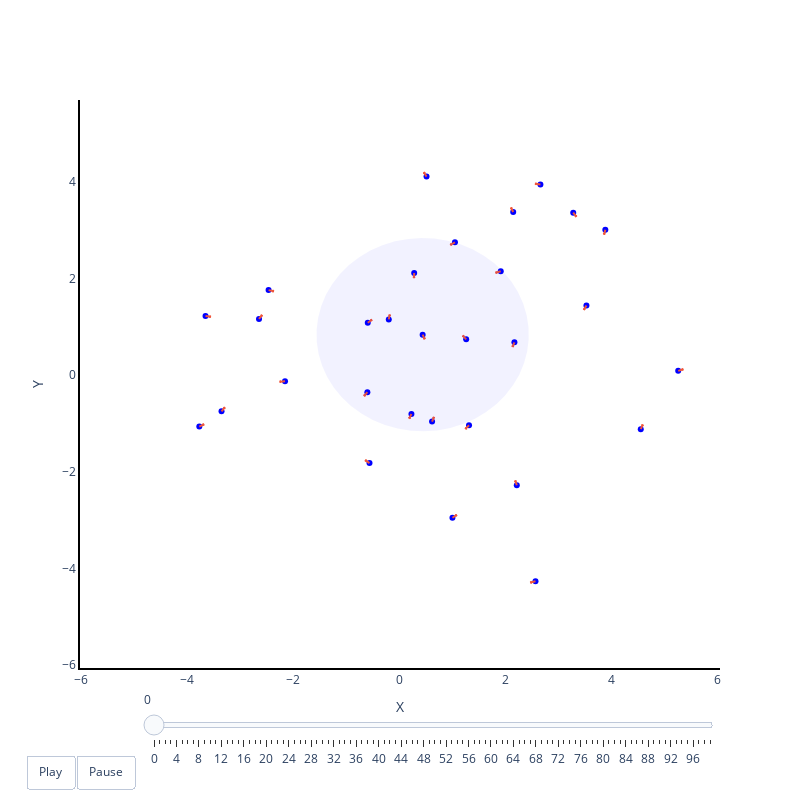

The code cell stored with this chart in its notebook:
### Markdown cell above
With plotly instead matplotlib generating a html.

### Code cell
time_range = range(ps.shape[0]) 
ids = True  # Si quieres mostrar las IDs
robotVision = 0  # Indice del robot para mostrar el arco de visión
x_axis_range = [np.min(ps[:,:,0])-0.5, np.max(ps[:,:,0])+0.5] 
y_axis_range = [np.min(ps[:,:,1])-0.5, np.max(ps[:,:,1])+0.5]
entropias=[]
# Crear la figura
fig = go.Figure()

# Añadir frames
frames = []
for time in time_range:
    instante = ps[time]
    x = instante[:, 0]
    y = instante[:, 1]
    angle = instante[:, 2]

    # Scatter plot para puntos
    scatter = go.Scatter(x=x, y=y, mode='markers', marker=dict(color='blue'), showlegend=False)

    # Quiver plot para vectores
    quiver = ff.create_quiver(x, y, np.cos(angle), np.sin(angle), showlegend=False)
    annotations = []

    vision_arc = None
    if robotVision is not None:
        vision_radius = radio
        field_of_view = anguloVision
        xrobot = x[robotVision]
        yrobot = y[robotVision]
        orientation = angle[robotVision]
        arc_points = [[xrobot, yrobot]]
        num_points = 50
        for i in range(num_points + 1):
            angulos = orientation + field_of_view / 2 - (i / num_points) * field_of_view
            arc_points.append([xrobot + vision_radius * np.cos(angulos), yrobot + vision_radius * np.sin(angulos)])
        arc_points.append([xrobot, yrobot])
        arc_points = np.array(arc_points)

        vision_arc = go.Scatter(x=arc_points[:, 0], y=arc_points[:, 1], mode='none',
                                fill='toself', fillcolor='rgba(0,0,255,0.05)', showlegend=False)

    # Crear el frame y añadirlo a la lista de frames
    frame_data = [scatter] + list(quiver.data)
    if vision_arc:
        frame_data.append(vision_arc)
    robots=fu.calculate_robots_in_field_vision(time,robotVision,radio,anguloVision,)
    for i in range(len(x)):
        if i in robots:
            annotations.append(dict(
                x=x[i],
                y=y[i]+0.3,
                text=str(i),
                showarrow=False,
                font=dict(color='red')
            ))
        else:
            annotations.append(dict(
                x=x[i],
                y=y[i]+0.3,
                text=str(i),
                showarrow=False,
                font=dict(color='blue')
            ))
    # scatter2 = go.Scatter(x=x[robots], y=y[robots], mode='markers', marker=dict(color='red'), showlegend=False)
    # frame_data.append(scatter2)
    robots.append(robotVision)
    puntos=ps[time,robots,:2]
    x=fu.calculaDiagramaPersistencia(puntos,0)
    xL = DiagramSelector(use=True).fit_transform([x]) 
    if len(robots) < 3:
        entropia = None
    else:
        entropia = fu.relative_entropy(xL[0])
    frames.append(go.Frame(data=frame_data, name=str(time), layout=dict(annotations=annotations, title=f'Point cloud in time: {time}. Persistent entropy of robot {robotVision}: {entropia}')))

fig.update(frames=frames)

initial_frame = frames[0]
fig.add_traces(initial_frame.data)
fig.update_layout(
    xaxis_title='X',
    yaxis_title='Y',
    hovermode='closest',
    width=800,
    height=800,
    xaxis=dict(range=x_axis_range, showline=True, linewidth=2, linecolor='black'),
    yaxis=dict(range=y_axis_range, showline=True, linewidth=2, linecolor='black'),
    # paper_bgcolor='white',  # Fondo blanco para toda la figura
    plot_bgcolor='white',
    updatemenus=[{
        "buttons": [
            {
                "args": [None, {"frame": {"duration": 1000, "redraw": True}, "fromcurrent": True}],
                "label": "Play",
                "method": "animate"
            },
            {
                "args": [[None], {"frame": {"duration": 0, "redraw": True}, "mode": "immediate", "transition": {"duration": 0}}],
                "label": "Pause",
                "method": "animate"
            }
        ],
        "direction": "left",
        "pad": {"r": 10, "t": 87},
        "showactive": False,
        "type": "buttons",
        "x": 0.1,
        "xanchor": "right",
        "y": 0,
        "yanchor": "top"
    }]
)

fig.update_layout(sliders=[{
    "steps": [
        {
            "args": [[f.name], {"frame": {"duration": 0, "redraw": True}, "mode": "immediate", "transition": {"duration": 0}}],
            "label": f.name,
            "method": "animate"
        } for f in frames
    ],
    "transition": {"duration": 0},
    "x": 0.1,
    "len": 0.9
}])

fig.write_html('RobotMovementPlotly.html')
fig.show()

### Figure 1 — Plotly figure (JSON) as saved in the notebook; plotly's stock layout.template omitted (floating-point values rounded to 4 significant figures; data arrays with more than 128 entries replaced by an {"elided": "..."} marker saying what was removed)
{"data": [{"marker": {"color": "blue"}, "mode": "markers", "showlegend": false, "type": "scatter", "x": [0.4393, 1.048, 0.5128, 0.2799, -0.5946, 1.313, -0.5617, 2.565, 4.548, -2.153, 2.145, 0.2281, 0.6169, 3.881, -3.349, -3.651, -3.767, 2.658, 2.213, 3.276, 5.253, 1.91, -0.1985, 2.168, -2.462, 1.259, -2.643, 3.524, 1.001, -0.6019], "y": [0.8356, 2.745, 4.105, 2.111, 1.081, -1.041, -1.822, -4.265, -1.119, -0.1294, 3.371, -0.8073, -0.9639, 3.006, -0.7504, 1.222, -1.067, 3.942, -2.28, 3.359, 0.08684, 2.146, 1.15, 0.6761, 1.757, 0.7382, 1.16, 1.438, -2.953, -0.3543]}, {"mode": "lines", "showlegend": false, "type": "scatter", "x": {"elided": "210 float values"}, "y": {"elided": "210 float values"}}, {"fill": "toself", "fillcolor": "rgba(0,0,255,0.05)", "mode": "none", "showlegend": false, "type": "scatter", "x": [0.4393, -0.3209, -0.08307, 0.163, 0.4135, 0.6643, 0.9116, 1.151, 1.38, 1.594, 1.789, 1.964, 2.114, 2.238, 2.333, 2.399, 2.434, 2.437, 2.409, 2.349, 2.26, 2.142, 1.997, 1.827, 1.636, 1.425, 1.2, 0.9617, 0.7156, 0.4652, 0.2143, -0.03297, -0.2728, -0.5014, -0.7152, -0.9108, -1.085, -1.235, -1.359, -1.455, -1.52, -1.555, -1.558, -1.53, -1.471, -1.381, -1.263, -1.118, -0.9485, -0.7571, -0.5468, -0.3209, 0.4393], "y": [0.8356, 2.685, 2.766, 2.816, 2.835, 2.823, 2.779, 2.705, 2.601, 2.469, 2.311, 2.13, 1.929, 1.71, 1.478, 1.236, 0.987, 0.7358, 0.4863, 0.2422, 0.007515, -0.2141, -0.4192, -0.6045, -0.7671, -0.9044, -1.014, -1.095, -1.145, -1.164, -1.152, -1.108, -1.033, -0.9293, -0.7975, -0.6399, -0.4591, -0.2578, -0.03929, 0.193, 0.4355, 0.6842, 0.9354, 1.185, 1.429, 1.664, 1.885, 2.09, 2.276, 2.438, 2.576, 2.685, 0.8356]}], "layout": {"height": 800, "hovermode": "closest", "plot_bgcolor": "white", "sliders": [{"len": 0.9, "steps": [{"args": [["0"], {"frame": {"duration": 0, "redraw": true}, "mode": "immediate", "transition": {"duration": 0}}], "label": "0", "method": "animate"}, {"args": [["1"], {"frame": {"duration": 0, "redraw": true}, "mode": "immediate", "transition": {"duration": 0}}], "label": "1", "method": "animate"}, {"args": [["2"], {"frame": {"duration": 0, "redraw": true}, "mode": "immediate", "transition": {"duration": 0}}], "label": "2", "method": "animate"}, {"args": [["3"], {"frame": {"duration": 0, "redraw": true}, "mode": "immediate", "transition": {"duration": 0}}], "label": "3", "method": "animate"}, {"args": [["4"], {"frame": {"duration": 0, "redraw": true}, "mode": "immediate", "transition": {"duration": 0}}], "label": "4", "method": "animate"}, {"args": [["5"], {"frame": {"duration": 0, "redraw": true}, "mode": "immediate", "transition": {"duration": 0}}], "label": "5", "method": "animate"}, {"args": [["6"], {"frame": {"duration": 0, "redraw": true}, "mode": "immediate", "transition": {"duration": 0}}], "label": "6", "method": "animate"}, {"args": [["7"], {"frame": {"duration": 0, "redraw": true}, "mode": "immediate", "transition": {"duration": 0}}], "label": "7", "method": "animate"}, {"args": [["8"], {"frame": {"duration": 0, "redraw": true}, "mode": "immediate", "transition": {"duration": 0}}], "label": "8", "method": "animate"}, {"args": [["9"], {"frame": {"duration": 0, "redraw": true}, "mode": "immediate", "transition": {"duration": 0}}], "label": "9", "method": "animate"}, {"args": [["10"], {"frame": {"duration": 0, "redraw": true}, "mode": "immediate", "transition": {"duration": 0}}], "label": "10", "method": "animate"}, {"args": [["11"], {"frame": {"duration": 0, "redraw": true}, "mode": "immediate", "transition": {"duration": 0}}], "label": "11", "method": "animate"}, {"args": [["12"], {"frame": {"duration": 0, "redraw": true}, "mode": "immediate", "transition": {"duration": 0}}], "label": "12", "method": "animate"}, {"args": [["13"], {"frame": {"duration": 0, "redraw": true}, "mode": "immediate", "transition": {"duration": 0}}], "label": "13", "method": "animate"}, {"args": [["14"], {"frame": {"duration": 0, "redraw": true}, "mode": "immediate", "transition": {"duration": 0}}], "label": "14", "method": "animate"}, {"args": [["15"], {"frame": {"duration": 0, "redraw": true}, "mode": "immediate", "transition": {"duration": 0}}], "label": "15", "method": "animate"}, {"args": [["16"], {"frame": {"duration": 0, "redraw": true}, "mode": "immediate", "transition": {"duration": 0}}], "label": "16", "method": "animate"}, {"args": [["17"], {"frame": {"duration": 0, "redraw": true}, "mode": "immediate", "transition": {"duration": 0}}], "label": "17", "method": "animate"}, {"args": [["18"], {"frame": {"duration": 0, "redraw": true}, "mode": "immediate", "transition": {"duration": 0}}], "label": "18", "method": "animate"}, {"args": [["19"], {"frame": {"duration": 0, "redraw": true}, "mode": "immediate", "transition": {"duration": 0}}], "label": "19", "method": "animate"}, {"args": [["20"], {"frame": {"duration": 0, "redraw": true}, "mode": "immediate", "transition": {"duration": 0}}], "label": "20", "method": "animate"}, {"args": [["21"], {"frame": {"duration": 0, "redraw": true}, "mode": "immediate", "transition": {"duration": 0}}], "label": "21", "method": "animate"}, {"args": [["22"], {"frame": {"duration": 0, "redraw": true}, "mode": "immediate", "transition": {"duration": 0}}], "label": "22", "method": "animate"}, {"args": [["23"], {"frame": {"duration": 0, "redraw": true}, "mode": "immediate", "transition": {"duration": 0}}], "label": "23", "method": "animate"}, {"args": [["24"], {"frame": {"duration": 0, "redraw": true}, "mode": "immediate", "transition": {"duration": 0}}], "label": "24", "method": "animate"}, {"args": [["25"], {"frame": {"duration": 0, "redraw": true}, "mode": "immediate", "transition": {"duration": 0}}], "label": "25", "method": "animate"}, {"args": [["26"], {"frame": {"duration": 0, "redraw": true}, "mode": "immediate", "transition": {"duration": 0}}], "label": "26", "method": "animate"}, {"args": [["27"], {"frame": {"duration": 0, "redraw": true}, "mode": "immediate", "transition": {"duration": 0}}], "label": "27", "method": "animate"}, {"args": [["28"], {"frame": {"duration": 0, "redraw": true}, "mode": "immediate", "transition": {"duration": 0}}], "label": "28", "method": "animate"}, {"args": [["29"], {"frame": {"duration": 0, "redraw": true}, "mode": "immediate", "transition": {"duration": 0}}], "label": "29", "method": "animate"}, {"args": [["30"], {"frame": {"duration": 0, "redraw": true}, "mode": "immediate", "transition": {"duration": 0}}], "label": "30", "method": "animate"}, {"args": [["31"], {"frame": {"duration": 0, "redraw": true}, "mode": "immediate", "transition": {"duration": 0}}], "label": "31", "method": "animate"}, {"args": [["32"], {"frame": {"duration": 0, "redraw": true}, "mode": "immediate", "transition": {"duration": 0}}], "label": "32", "method": "animate"}, {"args": [["33"], {"frame": {"duration": 0, "redraw": true}, "mode": "immediate", "transition": {"duration": 0}}], "label": "33", "method": "animate"}, {"args": [["34"], {"frame": {"duration": 0, "redraw": true}, "mode": "immediate", "transition": {"duration": 0}}], "label": "34", "method": "animate"}, {"args": [["35"], {"frame": {"duration": 0, "redraw": true}, "mode": "immediate", "transition": {"duration": 0}}], "label": "35", "method": "animate"}, {"args": [["36"], {"frame": {"duration": 0, "redraw": true}, "mode": "immediate", "transition": {"duration": 0}}], "label": "36", "method": "animate"}, {"args": [["37"], {"frame": {"duration": 0, "redraw": true}, "mode": "immediate", "transition": {"duration": 0}}], "label": "37", "method": "animate"}, {"args": [["38"], {"frame": {"duration": 0, "redraw": true}, "mode": "immediate", "transition": {"duration": 0}}], "label": "38", "method": "animate"}, {"args": [["39"], {"frame": {"duration": 0, "redraw": true}, "mode": "immediate", "transition": {"duration": 0}}], "label": "39", "method": "animate"}, {"args": [["40"], {"frame": {"duration": 0, "redraw": true}, "mode": "immediate", "transition": {"duration": 0}}], "label": "40", "method": "animate"}, {"args": [["41"], {"frame": {"duration": 0, "redraw": true}, "mode": "immediate", "transition": {"duration": 0}}], "label": "41", "method": "animate"}, {"args": [["42"], {"frame": {"duration": 0, "redraw": true}, "mode": "immediate", "transition": {"duration": 0}}], "label": "42", "method": "animate"}, {"args": [["43"], {"frame": {"duration": 0, "redraw": true}, "mode": "immediate", "transition": {"duration": 0}}], "label": "43", "method": "animate"}, {"args": [["44"], {"frame": {"duration": 0, "redraw": true}, "mode": "immediate", "transition": {"duration": 0}}], "label": "44", "method": "animate"}, {"args": [["45"], {"frame": {"duration": 0, "redraw": true}, "mode": "immediate", "transition": {"duration": 0}}], "label": "45", "method": "animate"}, {"args": [["46"], {"frame": {"duration": 0, "redraw": true}, "mode": "immediate", "transition": {"duration": 0}}], "label": "46", "method": "animate"}, {"args": [["47"], {"frame": {"duration": 0, "redraw": true}, "mode": "immediate", "transition": {"duration": 0}}], "label": "47", "method": "animate"}, {"args": [["48"], {"frame": {"duration": 0, "redraw": true}, "mode": "immediate", "transition": {"duration": 0}}], "label": "48", "method": "animate"}, {"args": [["49"], {"frame": {"duration": 0, "redraw": true}, "mode": "immediate", "transition": {"duration": 0}}], "label": "49", "method": "animate"}, {"args": [["50"], {"frame": {"duration": 0, "redraw": true}, "mode": "immediate", "transition": {"duration": 0}}], "label": "50", "method": "animate"}, {"args": [["51"], {"frame": {"duration": 0, "redraw": true}, "mode": "immediate", "transition": {"duration": 0}}], "label": "51", "method": "animate"}, {"args": [["52"], {"frame": {"duration": 0, "redraw": true}, "mode": "immediate", "transition": {"duration": 0}}], "label": "52", "method": "animate"}, {"args": [["53"], {"frame": {"duration": 0, "redraw": true}, "mode": "immediate", "transition": {"duration": 0}}], "label": "53", "method": "animate"}, {"args": [["54"], {"frame": {"duration": 0, "redraw": true}, "mode": "immediate", "transition": {"duration": 0}}], "label": "54", "method": "animate"}, {"args": [["55"], {"frame": {"duration": 0, "redraw": true}, "mode": "immediate", "transition": {"duration": 0}}], "label": "55", "method": "animate"}, {"args": [["56"], {"frame": {"duration": 0, "redraw": true}, "mode": "immediate", "transition": {"duration": 0}}], "label": "56", "method": "animate"}, {"args": [["57"], {"frame": {"duration": 0, "redraw": true}, "mode": "immediate", "transition": {"duration": 0}}], "label": "57", "method": "animate"}, {"args": [["58"], {"frame": {"duration": 0, "redraw": true}, "mode": "immediate", "transition": {"duration": 0}}], "label": "58", "method": "animate"}, {"args": [["59"], {"frame": {"duration": 0, "redraw": true}, "mode": "immediate", "transition": {"duration": 0}}], "label": "59", "method": "animate"}, {"args": [["60"], {"frame": {"duration": 0, "redraw": true}, "mode": "immediate", "transition": {"duration": 0}}], "label": "60", "method": "animate"}, {"args": [["61"], {"frame": {"duration": 0, "redraw": true}, "mode": "immediate", "transition": {"duration": 0}}], "label": "61", "method": "animate"}, {"args": [["62"], {"frame": {"duration": 0, "redraw": true}, "mode": "immediate", "transition": {"duration": 0}}], "label": "62", "method": "animate"}, {"args": [["63"], {"frame": {"duration": 0, "redraw": true}, "mode": "immediate", "transition": {"duration": 0}}], "label": "63", "method": "animate"}, {"args": [["64"], {"frame": {"duration": 0, "redraw": true}, "mode": "immediate", "transition": {"duration": 0}}], "label": "64", "method": "animate"}, {"args": [["65"], {"frame": {"duration": 0, "redraw": true}, "mode": "immediate", "transition": {"duration": 0}}], "label": "65", "method": "animate"}, {"args": [["66"], {"frame": {"duration": 0, "redraw": true}, "mode": "immediate", "transition": {"duration": 0}}], "label": "66", "method": "animate"}, {"args": [["67"], {"frame": {"duration": 0, "redraw": true}, "mode": "immediate", "transition": {"duration": 0}}], "label": "67", "method": "animate"}, {"args": [["68"], {"frame": {"duration": 0, "redraw": true}, "mode": "immediate", "transition": {"duration": 0}}], "label": "68", "method": "animate"}, {"args": [["69"], {"frame": {"duration": 0, "redraw": true}, "mode": "immediate", "transition": {"duration": 0}}], "label": "69", "method": "animate"}, {"args": [["70"], {"frame": {"duration": 0, "redraw": true}, "mode": "immediate", "transition": {"duration": 0}}], "label": "70", "method": "animate"}, {"args": [["71"], {"frame": {"duration": 0, "redraw": true}, "mode": "immediate", "transition": {"duration": 0}}], "label": "71", "method": "animate"}, {"args": [["72"], {"frame": {"duration": 0, "redraw": true}, "mode": "immediate", "transition": {"duration": 0}}], "label": "72", "method": "animate"}, {"args": [["73"], {"frame": {"duration": 0, "redraw": true}, "mode": "immediate", "transition": {"duration": 0}}], "label": "73", "method": "animate"}, {"args": [["74"], {"frame": {"duration": 0, "redraw": true}, "mode": "immediate", "transition": {"duration": 0}}], "label": "74", "method": "animate"}, {"args": [["75"], {"frame": {"duration": 0, "redraw": true}, "mode": "immediate", "transition": {"duration": 0}}], "label": "75", "method": "animate"}, {"args": [["76"], {"frame": {"duration": 0, "redraw": true}, "mode": "immediate", "transition": {"duration": 0}}], "label": "76", "method": "animate"}, {"args": [["77"], {"frame": {"duration": 0, "redraw": true}, "mode": "immediate", "transition": {"duration": 0}}], "label": "77", "method": "animate"}, {"args": [["78"], {"frame": {"duration": 0, "redraw": true}, "mode": "immediate", "transition": {"duration": 0}}], "label": "78", "method": "animate"}, {"args": [["79"], {"frame": {"duration": 0, "redraw": true}, "mode": "immediate", "transition": {"duration": 0}}], "label": "79", "method": "animate"}, {"args": [["80"], {"frame": {"duration": 0, "redraw": true}, "mode": "immediate", "transition": {"duration": 0}}], "label": "80", "method": "animate"}, {"args": [["81"], {"frame": {"duration": 0, "redraw": true}, "mode": "immediate", "transition": {"duration": 0}}], "label": "81", "method": "animate"}, {"args": [["82"], {"frame": {"duration": 0, "redraw": true}, "mode": "immediate", "transition": {"duration": 0}}], "label": "82", "method": "animate"}, {"args": [["83"], {"frame": {"duration": 0, "redraw": true}, "mode": "immediate", "transition": {"duration": 0}}], "label": "83", "method": "animate"}, {"args": [["84"], {"frame": {"duration": 0, "redraw": true}, "mode": "immediate", "transition": {"duration": 0}}], "label": "84", "method": "animate"}, {"args": [["85"], {"frame": {"duration": 0, "redraw": true}, "mode": "immediate", "transition": {"duration": 0}}], "label": "85", "method": "animate"}, {"args": [["86"], {"frame": {"duration": 0, "redraw": true}, "mode": "immediate", "transition": {"duration": 0}}], "label": "86", "method": "animate"}, {"args": [["87"], {"frame": {"duration": 0, "redraw": true}, "mode": "immediate", "transition": {"duration": 0}}], "label": "87", "method": "animate"}, {"args": [["88"], {"frame": {"duration": 0, "redraw": true}, "mode": "immediate", "transition": {"duration": 0}}], "label": "88", "method": "animate"}, {"args": [["89"], {"frame": {"duration": 0, "redraw": true}, "mode": "immediate", "transition": {"duration": 0}}], "label": "89", "method": "animate"}, {"args": [["90"], {"frame": {"duration": 0, "redraw": true}, "mode": "immediate", "transition": {"duration": 0}}], "label": "90", "method": "animate"}, {"args": [["91"], {"frame": {"duration": 0, "redraw": true}, "mode": "immediate", "transition": {"duration": 0}}], "label": "91", "method": "animate"}, {"args": [["92"], {"frame": {"duration": 0, "redraw": true}, "mode": "immediate", "transition": {"duration": 0}}], "label": "92", "method": "animate"}, {"args": [["93"], {"frame": {"duration": 0, "redraw": true}, "mode": "immediate", "transition": {"duration": 0}}], "label": "93", "method": "animate"}, {"args": [["94"], {"frame": {"duration": 0, "redraw": true}, "mode": "immediate", "transition": {"duration": 0}}], "label": "94", "method": "animate"}, {"args": [["95"], {"frame": {"duration": 0, "redraw": true}, "mode": "immediate", "transition": {"duration": 0}}], "label": "95", "method": "animate"}, {"args": [["96"], {"frame": {"duration": 0, "redraw": true}, "mode": "immediate", "transition": {"duration": 0}}], "label": "96", "method": "animate"}, {"args": [["97"], {"frame": {"duration": 0, "redraw": true}, "mode": "immediate", "transition": {"duration": 0}}], "label": "97", "method": "animate"}, {"args": [["98"], {"frame": {"duration": 0, "redraw": true}, "mode": "immediate", "transition": {"duration": 0}}], "label": "98", "method": "animate"}, {"args": [["99"], {"frame": {"duration": 0, "redraw": true}, "mode": "immediate", "transition": {"duration": 0}}], "label": "99", "method": "animate"}], "transition": {"duration": 0}, "x": 0.1}], "updatemenus": [{"buttons": [{"args": [null, {"frame": {"duration": 1000, "redraw": true}, "fromcurrent": true}], "label": "Play", "method": "animate"}, {"args": [[null], {"frame": {"duration": 0, "redraw": true}, "mode": "immediate", "transition": {"duration": 0}}], "label": "Pause", "method": "animate"}], "direction": "left", "pad": {"r": 10, "t": 87}, "showactive": false, "type": "buttons", "x": 0.1, "xanchor": "right", "y": 0, "yanchor": "top"}], "width": 800, "xaxis": {"linecolor": "black", "linewidth": 2, "range": [-6.015, 6.04], "showline": true, "title": {"text": "X"}}, "yaxis": {"linecolor": "black", "linewidth": 2, "range": [-6.061, 5.689], "showline": true, "title": {"text": "Y"}}}}
